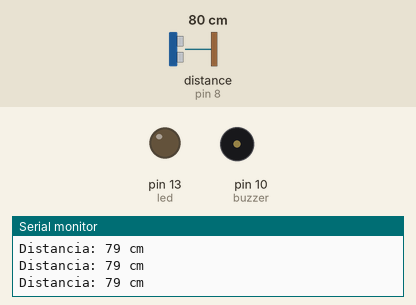
Recording of a sketch running on a simulated Arduino Uno, built with avr-gcc and run on an emulated ATmega328P. On the bench: output pins drawn as LEDs (lit = HIGH), buzzer (waves = sounding, pin HIGH), the last lines printed to the serial monitor. Wiring (inferred from the names in the program): ultrasonic range finder: trigger pin 9; echo pin 8. Dashed ring = blinking. Inputs (shaded band) come from the test bench; at power-on: distance to the obstacle (sensor on pin 8) 80 cm. The echo pulse lasts 58.3 µs per cm; pins used as bus, display or sensor lines are not drawn.

Above: at 1.2 s.
1.3 s: distance to the obstacle (sensor on pin 8) set to 22 cm
2.8 s: distance to the obstacle (sensor on pin 8) set to 18 cm
At 2.98 s:
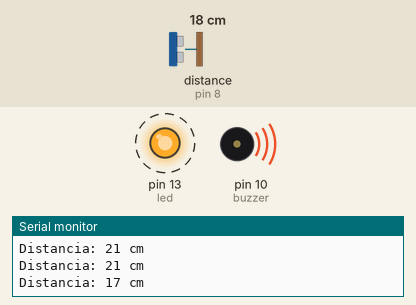
5.8 s: distance to the obstacle (sensor on pin 8) set to 35 cm
At 5.8 s:
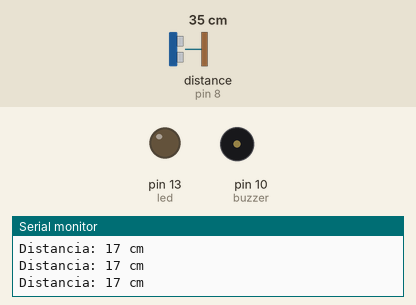
7.3 s: distance to the obstacle (sensor on pin 8) set to 4 cm
At 7.58 s:
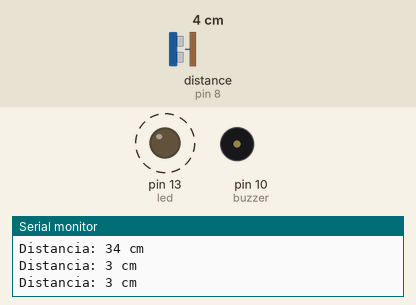
Timing chart, 0 to 11.3 s (numbered marks = the images above; inputs shaded):
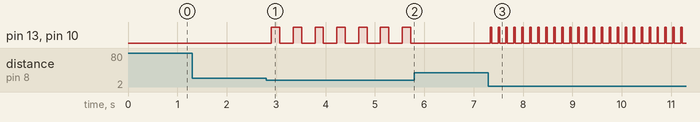

Measured:
- the behaviour switches between 21 and 20 cm on distance to the obstacle (sensor on pin 8) (found by bisection; images 0 and 1)
- after the input at 2.8 s, pin 13 (led), pin 10 (buzzer): alternates HIGH for 0.17 s and LOW for 0.27 s, starting after 0.10 s
- after the input at 5.8 s, pin 13 (led), pin 10 (buzzer): stops changing and stays LOW
- after the input at 7.3 s, pin 13 (led), pin 10 (buzzer): alternates HIGH for 0.03 s and LOW for 0.13 s, starting at once

The sketch:

Sensor-de-Distancia.ino
```cpp
//

int trig = 9;
int echo = 8;
int led = 13;
int buzzer = 10;

long tiempo;
int distancia;

void setup() {
  pinMode(trig, OUTPUT);
  pinMode(echo, INPUT);
  pinMode(led, OUTPUT);
  pinMode(buzzer, OUTPUT);

  Serial.begin(9600);
}

void loop() {
  digitalWrite(trig, LOW);
  delayMicroseconds(2);
  digitalWrite(trig, HIGH);
  delayMicroseconds(10);
  digitalWrite(trig, LOW);

  tiempo = pulseIn(echo, HIGH);
  distancia = tiempo / 58.2;

  Serial.print("Distancia: ");
  Serial.print(distancia);
  Serial.println(" cm");

  if (distancia < 20 && distancia > 0) {
    digitalWrite(led, HIGH);
    digitalWrite(buzzer, HIGH);
    delay(distancia * 10);

    digitalWrite(led, LOW);
    digitalWrite(buzzer, LOW);
    delay(distancia * 10);
  } else {
    digitalWrite(led, LOW);
    digitalWrite(buzzer, LOW);
  }

  delay(100);
}
```
